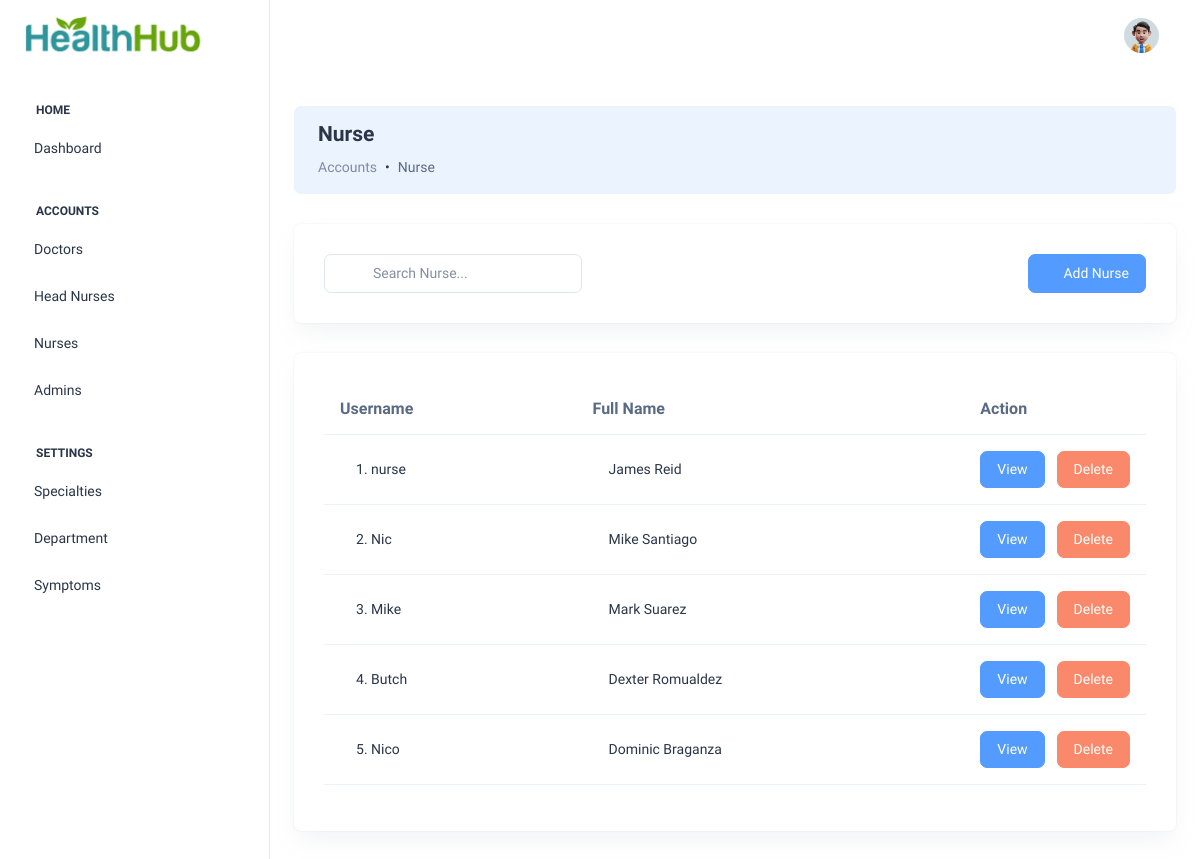
The app's page /pages/accounts.php?role=Nurse (signed in), older data.
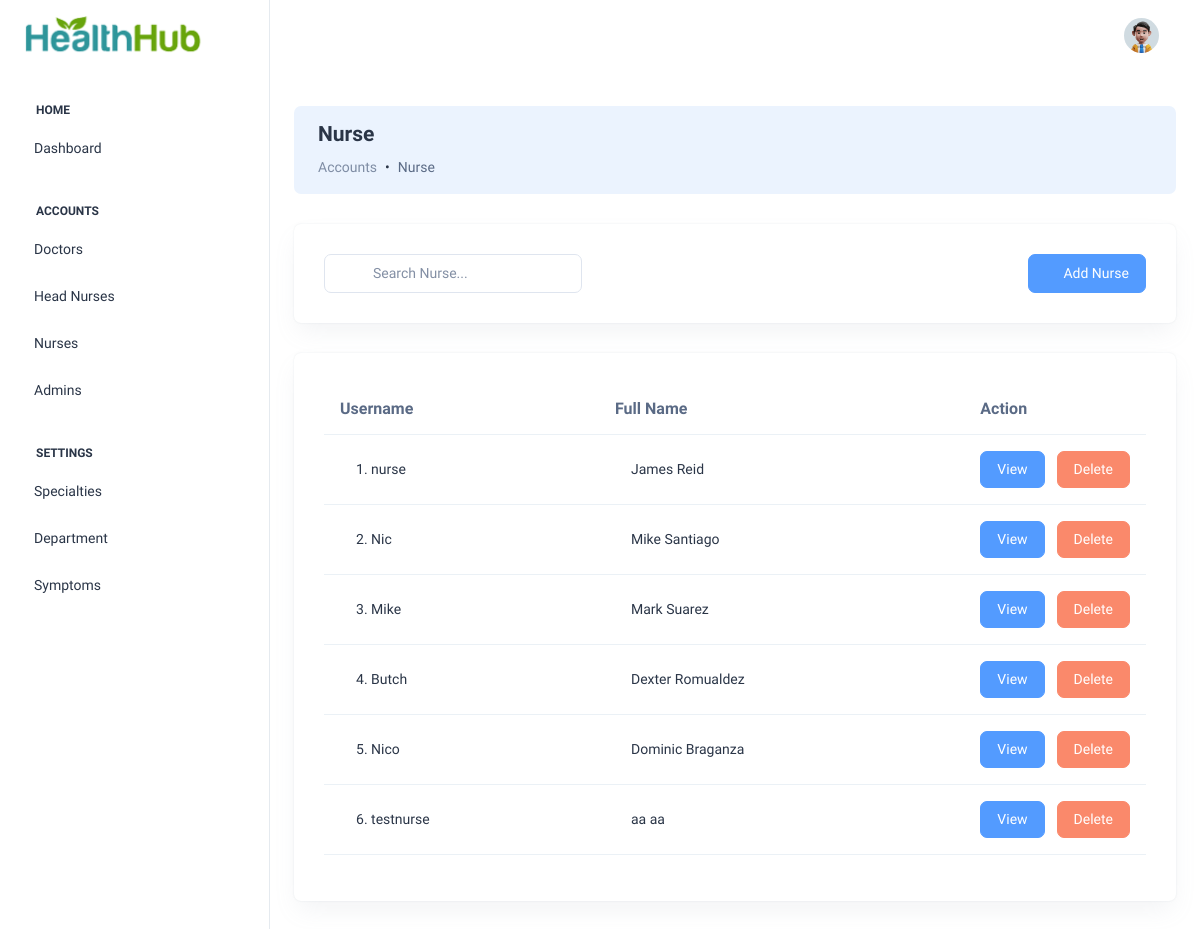
The same page, newer data.
### tables this page shows
CREATE TABLE `account` (
  `Id` tinyint(11) NOT NULL AUTO_INCREMENT,
  `username` varchar(100) NOT NULL DEFAULT '',
  `password` varchar(100) NOT NULL,
  `firstName` varchar(150) DEFAULT NULL,
  `lastName` varchar(150) DEFAULT NULL,
  `status` varchar(255) DEFAULT 'Inactive',
  `role` varchar(20) DEFAULT 'Customer',
  `dateAdded` date DEFAULT NULL,
  `drSpecialtyId` int(11) DEFAULT NULL,
  `nHeadNurseId` int(11) DEFAULT NULL,
  `departmentId` int(11) DEFAULT NULL,
  `shift` varchar(150) DEFAULT NULL,
  `daysOfWork` varchar(150) DEFAULT NULL,
  PRIMARY KEY (`Id`)
);

### config/Models.php (called while the page is built, shortened)
<?php
include "CRUD.php";
function account() {
	$crud = new CRUD;
	$crud->table = "account";
	return $crud;
}
?>

### config/CRUD.php (called while the page is built)
<?php class CRUD{var $table;var $obj=array();function arrayToQuery($query){$query_array=array();foreach($query as $key=>$key_value){if($key_value=="NOW()"){$query_array[]="$key=$key_value";}else{$query_array[]="$key='".htmlspecialchars($key_value,ENT_QUOTES)."'";}}return implode(', ',$query_array);}function list($query=""){$query=$query?"where ".$query:"";$db=Database::connect();$pdo=$db->prepare("select * from $this->table $query");$pdo->execute();$result=$pdo->fetchAll(PDO::FETCH_OBJ);Database::disconnect();return $result;}function count($query=""){$query=$query?"where ".$query:"";$db=Database::connect();$pdo=$db->prepare("select * from $this->table $query");$pdo->execute();Database::disconnect();return $pdo->rowCount();}function get($args){$db=Database::connect();$pdo=$db->prepare("select * from $this->table where $args");$pdo->execute();$result=$pdo->fetch(PDO::FETCH_OBJ);Database::disconnect();return $result;}function create(){$object=$this->arrayToQuery($this->obj);$db=Database::connect();$pdo=$db->prepare("insert into $this->table set $object");$pdo->execute();Database::disconnect();}function update($args){$object=$this->arrayToQuery($this->obj);$db=Database::connect();$pdo=$db->prepare("update $this->table set $object where $args");$pdo->execute();Database::disconnect();}function delete($args){$db=Database::connect();$pdo=$db->prepare("delete from $this->table where $args");$pdo->execute();Database::disconnect();}} ?>

### pages/accounts.php (the view, shortened to what the changed rows need)
<?php
  $ROOT_DIR="../";
  include $ROOT_DIR . "templates/header.php";
  $role = $_GET['role'];
  $account_list = account()->list("role='$role'");
?>
<br>
      <div class="widget-content searchable-container list">
        <div class="card card-body">
          <div class="table-responsive">
            <table class="table search-table align-middle text-nowrap">
              <thead class="header-item">
                <th>Username</th>
                <th>Full Name</th>
                <th width="10%">Action</th>
              </thead>
              <tbody>
                <?php
                $count = 0;
                foreach ($account_list as $row):
                  $count += 1;
                   ?>
                <tr class="search-items">
                  <td>
                    <div class="d-flex align-items-center">
                      <div class="ms-3">
                        <div class="user-meta-info">
                          <h6 class="user-name mb-0"
                          data-id="<?=$row->Id;?>"
                          data-username="<?=$row->username;?>"
                           data-firstName="<?=$row->firstName;?>"
                           data-lastName="<?=$row->lastName;?>"
                           data-password="<?=$row->password;?>"
                           data-status="<?=$row->status;?>"
                           data-shiftStart="<?=$row->shiftStart;?>"
                           data-shiftEnd="<?=$row->shiftEnd;?>"
                           data-status="<?=$row->status;?>"
                          ><?=$count;?>. <?=$row->username;?></h6>
                        </div>
                      </div>
                    </div>
                  </td>
                    <td>
                      <div class="d-flex align-items-center">
                        <div class="ms-3">
                          <div class="user-meta-info">
                            <h6 class="mb-0"><?=$row->firstName;?> <?=$row->lastName;?></h6>
                          </div>
                        </div>
                      </div>
                    </td>
                  <td>
                    <div class="action-btn">
                      <a href="javascript:void(0)" class="btn btn-info edit">
                        View
                      </a>
                      <a href="process.php?action=account-delete&Id=<?=$row->Id?>" class="btn btn-danger ms-2">
                        Delete
                      </a>
                    </div>
                  </td>
                </tr>
              <?php endforeach; ?>
              </tbody>
            </table>
          </div>
        </div>
      </div>
      <?php include $ROOT_DIR . "templates/footer.php"; ?>

Row changes from the older to the newer data that the page shows:
added account: username "testnurse", firstName "aa", lastName "aa"
